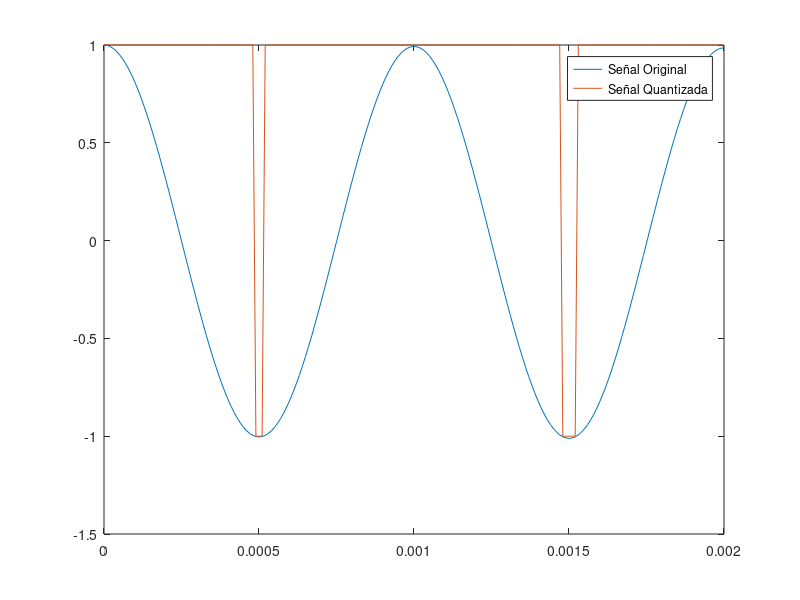

Write MATLAB code to recreate this figure.
% % Práctica 2 Proceso de cuantización y codificación
% Ts =  0.0001;
% t = 0:0.00001:20*Ts;
% signal = -1 * sin(7/3 * pi * t) + cos(2000 * pi * t);
% maxsig = max(signal);
% interv = 2 * maxsig / (2 ^ 3 - 1); % intervalo para 8 niveles de resolución
% u = maxsig + interv;
% 
% partition = [-maxsig:interv:maxsig];
% partition2 = [-maxsig:interv:u]
% 
% [index, quantus] = quantiz(signal, partition, partition2); % Quantización
% 
% plot(t, signal, '-', t, quantus, '-');
% legend('Señal Original', 'Señal Quantizada')

% Ts =  0.0001;
% t = 0:0.00001:20*Ts;
% signal = -1 * sin(7/3 * pi * t) + cos(2000 * pi * t);
% maxsig = max(signal);
% interv = 2 * maxsig / (2 ^ 4 - 1); % intervalo para 16 niveles de resolución
% u = maxsig + interv;
% 
% partition = [-maxsig:interv:maxsig];
% partition2 = [-maxsig:interv:u]
% 
% [index, quantus] = quantiz(signal, partition, partition2); % Quantización
% 
% plot(t, signal, '-', t, quantus, '-');
% legend('Señal Original', 'Señal Quantizada')
% 
% Ts =  0.0001;
% t = 0:0.00001:20*Ts;
% signal = -1 * sin(7/3 * pi * t) + cos(2000 * pi * t);
% maxsig = max(signal);
% interv = 2 * maxsig / (2 ^ 5 - 1); % intervalo para 32 niveles de resolución
% u = maxsig + interv;
% 
% partition = [-maxsig:interv:maxsig];
% partition2 = [-maxsig:interv:u]
% 
% [index, quantus] = quantiz(signal, partition, partition2); % Quantización
% 
% plot(t, signal, '-', t, quantus, '-');
% legend('Señal Original', 'Señal Quantizada')
% 
% Ts =  0.0001;
% t = 0:0.00001:20*Ts;
% signal = -1 * sin(7/3 * pi * t) + cos(2000 * pi * t);
% maxsig = max(signal);
% interv = 2 * maxsig / (2 ^ 2 - 1); % intervalo para 4 niveles de resolución
% u = maxsig + interv;
% 
% partition = [-maxsig:interv:maxsig];
% partition2 = [-maxsig:interv:u]
% 
% [index, quantus] = quantiz(signal, partition, partition2); % Quantización
% 
% plot(t, signal, '-', t, quantus, '-');
% legend('Señal Original', 'Señal Quantizada')
% 
Ts =  0.0001;
t = 0:0.00001:20*Ts;
signal = -1 * sin(7/3 * pi * t) + cos(2000 * pi * t);
maxsig = max(signal);
interv = 2 * maxsig / (2 ^ 1 - 1); % intervalo para 2 niveles de resolución
u = maxsig + interv;

partition = [-maxsig:interv:maxsig];
partition2 = [-maxsig:interv:u]

[index, quantus] = quantiz(signal, partition, partition2); % Quantización

plot(t, signal, '-', t, quantus, '-');
legend('Señal Original', 'Señal Quantizada')